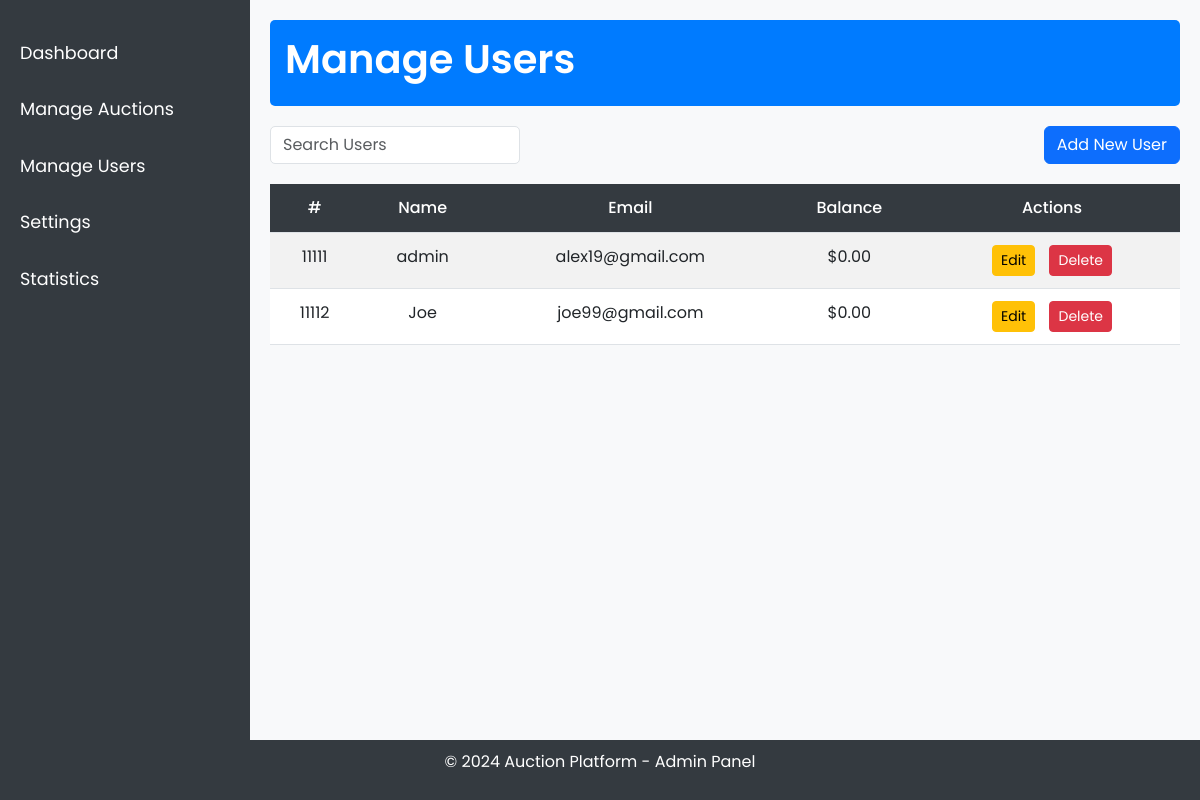
/Auc/Manage_Users.php (signed in), run on the app's committed database.
### tables this page shows
CREATE TABLE `users` (
  `id` int NOT NULL AUTO_INCREMENT,
  `username` varchar(25) NOT NULL,
  `email` varchar(40) NOT NULL,
  `password_hash` varchar(60) NOT NULL,
  `balance` decimal(20,2) DEFAULT '0.00',
  PRIMARY KEY (`id`),
  UNIQUE KEY `username` (`username`),
  UNIQUE KEY `email` (`email`)
);

### Auc/Manage_Users.php (the view, shortened to what this page needs)
<?php
include 'db_connect.php';
$sql = "SELECT id, username, email, balance FROM Users";
$result = $conn->query($sql);
?>
<!DOCTYPE html>
<html lang="en">
<head>
    <link href="https://cdn.jsdelivr.net/npm/bootstrap@5.3.0-alpha1/dist/css/bootstrap.min.css" rel="stylesheet">
</head>
<body>
<div class="sidebar">
    <a href="admin_Dashboard.php">Dashboard</a>
    <a href="Manage_Auctions.php">Manage Auctions</a>
    <a href="Manage_Users.php">Manage Users</a>
    <a href="Settings.php">Settings</a>
    <a href="Statistics.php">Statistics</a>
</div>
<div class="main-content">
    <div class="header">
        <h1>Manage Users</h1>
    </div>
    <div class="d-flex justify-content-between">
        <div class="search-bar">
            <input type="text" class="form-control" id="searchInput" placeholder="Search Users" onkeyup="searchUser()">
        </div>
        <div>
            <a href="add_user.php" class="btn btn-primary">Add New User</a>
        </div>
    </div>
    <div class="user-table">
        <table class="table table-striped">
            <thead>
            <tr>
                <th>#</th>
                <th>Name</th>
                <th>Email</th>
                <th>Balance</th>
                <th>Actions</th>
            </tr>
            </thead>
            <tbody id="userList">
            <?php if ($result->num_rows > 0): ?>
                <?php while ($row = $result->fetch_assoc()): ?>
                    <tr>
                        <td><?php echo $row['id']; ?></td>
                        <td><?php echo $row['username']; ?></td>
                        <td><?php echo $row['email']; ?></td>
                        <td>$<?php echo number_format($row['balance'], 2); ?></td>
                        <td class="action-buttons">
                            <button class="btn btn-warning btn-sm">Edit</button>
                            <button class="btn btn-danger btn-sm" onclick="deleteUser(<?php echo $row['id']; ?>)">Delete</button>
                        </td>
                    </tr>
                <?php endwhile; ?>
            <?php else: ?>
                <tr>
                    <td colspan="5">No users found.</td>
                </tr>
            <?php endif; ?>
            </tbody>
        </table>
    </div>
</div>
<div class="footer">
    <p>&copy; 2024 Auction Platform - Admin Panel</p>
</div>
</body>
</html>

### Auc/Manage_Users.php (style rules this page uses)
body { font-family: 'Poppins', sans-serif; background-color: #f8f9fa; display: flex; flex-direction: column; min-height: 100vh; }
.sidebar { position: fixed; top: 0; left: 0; height: 100%; width: 250px; background-color: #343a40; padding-top: 20px; }
.sidebar a { color: white; text-decoration: none; font-size: 1.1rem; display: block; padding: 10px 20px; margin: 10px 0; border-radius: 5px; transition: background-color 0.3s; }
.main-content { margin-left: 250px; padding: 20px; flex: 1; }
.header { background-color: #007bff; color: white; padding: 15px; border-radius: 5px; margin-bottom: 20px; }
.user-table { margin-top: 20px; }
.user-table th, .user-table td { text-align: center; padding: 12px; }
.user-table th { background-color: #343a40; color: white; }
.user-table tr:nth-child(even) { background-color: #f2f2f2; }
.action-buttons button { margin: 0 5px; }
.footer { text-align: center; padding: 10px; background-color: #343a40; color: white; }
.search-bar input { width: 250px; border-radius: 5px; }
h1, h2, h3, h4, h5, h6 { font-weight: 600; }
.table th { font-weight: 500; }
.btn { font-weight: 400; }

### data on the page
users: id "11111", username "admin", email "alex19@gmail.com", balance "0.00"
users: id "11112", username "Joe", email "joe99@gmail.com", balance "0.00"
